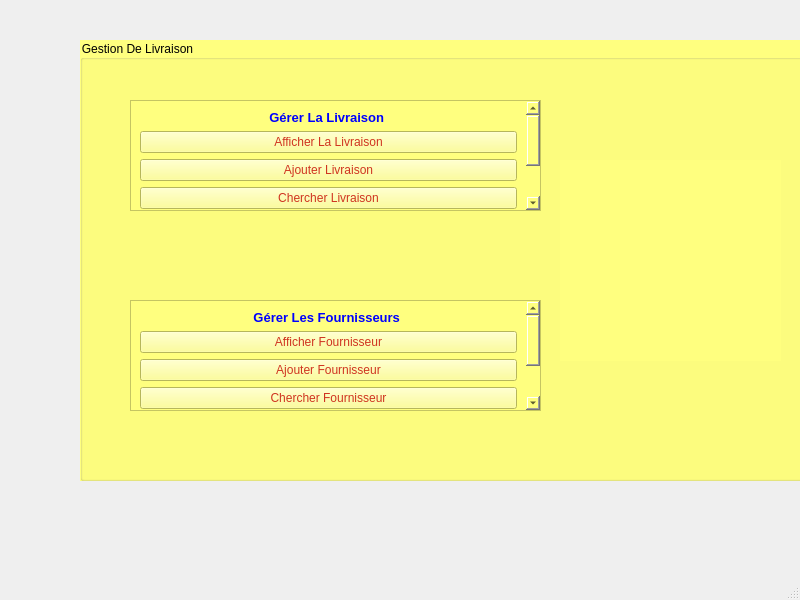
<?xml version="1.0" encoding="UTF-8"?>
<ui version="4.0">
 <class>MainWindow</class>
 <widget class="QMainWindow" name="MainWindow">
  <property name="geometry">
   <rect>
    <x>0</x>
    <y>0</y>
    <width>800</width>
    <height>600</height>
   </rect>
  </property>
  <property name="windowTitle">
   <string>MainWindow</string>
  </property>
  <widget class="QWidget" name="centralwidget">
   <widget class="QGroupBox" name="groupBox">
    <property name="geometry">
     <rect>
      <x>80</x>
      <y>40</y>
      <width>3000</width>
      <height>441</height>
     </rect>
    </property>
    <property name="minimumSize">
     <size>
      <width>0</width>
      <height>0</height>
     </size>
    </property>
    <property name="styleSheet">
     <string notr="true">background-color:rgb(255, 255, 127)</string>
    </property>
    <property name="title">
     <string>Gestion De Livraison</string>
    </property>
    <widget class="QScrollArea" name="scrollLiv">
     <property name="geometry">
      <rect>
       <x>50</x>
       <y>60</y>
       <width>411</width>
       <height>111</height>
      </rect>
     </property>
     <property name="minimumSize">
      <size>
       <width>300</width>
       <height>0</height>
      </size>
     </property>
     <property name="styleSheet">
      <string notr="true"/>
     </property>
     <property name="widgetResizable">
      <bool>true</bool>
     </property>
     <widget class="QWidget" name="scrollAreaWidgetContents_3">
      <property name="geometry">
       <rect>
        <x>0</x>
        <y>0</y>
        <width>392</width>
        <height>179</height>
       </rect>
      </property>
      <layout class="QVBoxLayout" name="verticalLayout">
       <item>
        <widget class="QLabel" name="textLiv">
         <property name="text">
          <string>&lt;html&gt;&lt;head/&gt;&lt;body&gt;&lt;p align=&quot;center&quot;&gt;&lt;span style=&quot; font-size:10pt; font-weight:600; color:#0000ff;&quot;&gt;Gérer La Livraison &lt;/span&gt;&lt;/p&gt;&lt;/body&gt;&lt;/html&gt;</string>
         </property>
        </widget>
       </item>
       <item>
        <widget class="QPushButton" name="pushButton_afficherLiv">
         <property name="styleSheet">
          <string notr="true">color:rgb(207, 52, 32);
font: 8pt &quot;Arial Rounded MT Bold&quot;;
</string>
         </property>
         <property name="text">
          <string>Afficher La Livraison</string>
         </property>
        </widget>
       </item>
       <item>
        <widget class="QPushButton" name="pushButton_ajouterliv">
         <property name="styleSheet">
          <string notr="true">color:rgb(207, 52, 32);
font: 8pt &quot;Arial Rounded MT Bold&quot;;
</string>
         </property>
         <property name="text">
          <string>Ajouter Livraison</string>
         </property>
        </widget>
       </item>
       <item>
        <widget class="QPushButton" name="pushButton_chercherLiv">
         <property name="styleSheet">
          <string notr="true">color:rgb(207, 52, 32);
font: 8pt &quot;Arial Rounded MT Bold&quot;;
</string>
         </property>
         <property name="text">
          <string>Chercher Livraison</string>
         </property>
        </widget>
       </item>
       <item>
        <widget class="QPushButton" name="pushButton_imprimerLiv">
         <property name="styleSheet">
          <string notr="true">color:rgb(207, 52, 32);
font: 8pt &quot;Arial Rounded MT Bold&quot;;
</string>
         </property>
         <property name="text">
          <string>Impression Des Données</string>
         </property>
        </widget>
       </item>
       <item>
        <widget class="QPushButton" name="pushButton_statistiquesLiv">
         <property name="styleSheet">
          <string notr="true">color:rgb(207, 52, 32);
font: 8pt &quot;Arial Rounded MT Bold&quot;;
</string>
         </property>
         <property name="text">
          <string>Statistiques</string>
         </property>
        </widget>
       </item>
      </layout>
     </widget>
    </widget>
    <widget class="QScrollArea" name="scrollFour">
     <property name="geometry">
      <rect>
       <x>50</x>
       <y>260</y>
       <width>411</width>
       <height>111</height>
      </rect>
     </property>
     <property name="widgetResizable">
      <bool>true</bool>
     </property>
     <widget class="QWidget" name="scrollAreaWidgetContents_4">
      <property name="geometry">
       <rect>
        <x>0</x>
        <y>0</y>
        <width>392</width>
        <height>179</height>
       </rect>
      </property>
      <layout class="QVBoxLayout" name="verticalLayout_2">
       <item>
        <widget class="QLabel" name="textFour">
         <property name="text">
          <string>&lt;html&gt;&lt;head/&gt;&lt;body&gt;&lt;p align=&quot;center&quot;&gt;&lt;span style=&quot; font-size:10pt; font-weight:600; color:#0000ff;&quot;&gt;Gérer Les Fournisseurs &lt;/span&gt;&lt;/p&gt;&lt;/body&gt;&lt;/html&gt;</string>
         </property>
        </widget>
       </item>
       <item>
        <widget class="QPushButton" name="pushButton_afficherFour">
         <property name="styleSheet">
          <string notr="true">color:rgb(207, 52, 32);
font: 8pt &quot;Arial Rounded MT Bold&quot;;
</string>
         </property>
         <property name="text">
          <string>Afficher Fournisseur</string>
         </property>
        </widget>
       </item>
       <item>
        <widget class="QPushButton" name="pushButton_ajouterFour">
         <property name="styleSheet">
          <string notr="true">color:rgb(207, 52, 32);
font: 8pt &quot;Arial Rounded MT Bold&quot;;
</string>
         </property>
         <property name="text">
          <string>Ajouter Fournisseur</string>
         </property>
        </widget>
       </item>
       <item>
        <widget class="QPushButton" name="pushButton_chercherFour">
         <property name="styleSheet">
          <string notr="true">color:rgb(207, 52, 32);
font: 8pt &quot;Arial Rounded MT Bold&quot;;
</string>
         </property>
         <property name="text">
          <string>Chercher Fournisseur</string>
         </property>
        </widget>
       </item>
       <item>
        <widget class="QPushButton" name="pushButton_imprimerFour">
         <property name="styleSheet">
          <string notr="true">color:rgb(207, 52, 32);
font: 8pt &quot;Arial Rounded MT Bold&quot;;
</string>
         </property>
         <property name="text">
          <string>Imprimer Données</string>
         </property>
        </widget>
       </item>
       <item>
        <widget class="QPushButton" name="pushButton_mailingFour">
         <property name="styleSheet">
          <string notr="true">color:rgb(207, 52, 32);
font: 8pt &quot;Arial Rounded MT Bold&quot;;
</string>
         </property>
         <property name="text">
          <string>Envoyer un Mail</string>
         </property>
        </widget>
       </item>
      </layout>
     </widget>
    </widget>
    <widget class="QLabel" name="label">
     <property name="geometry">
      <rect>
       <x>480</x>
       <y>120</y>
       <width>221</width>
       <height>201</height>
      </rect>
     </property>
     <property name="text">
      <string/>
     </property>
     <property name="pixmap">
      <pixmap>../ressources/logo.png</pixmap>
     </property>
    </widget>
   </widget>
  </widget>
  <widget class="QMenuBar" name="menubar">
   <property name="geometry">
    <rect>
     <x>0</x>
     <y>0</y>
     <width>800</width>
     <height>21</height>
    </rect>
   </property>
  </widget>
  <widget class="QStatusBar" name="statusbar"/>
 </widget>
 <resources/>
 <connections/>
</ui>
